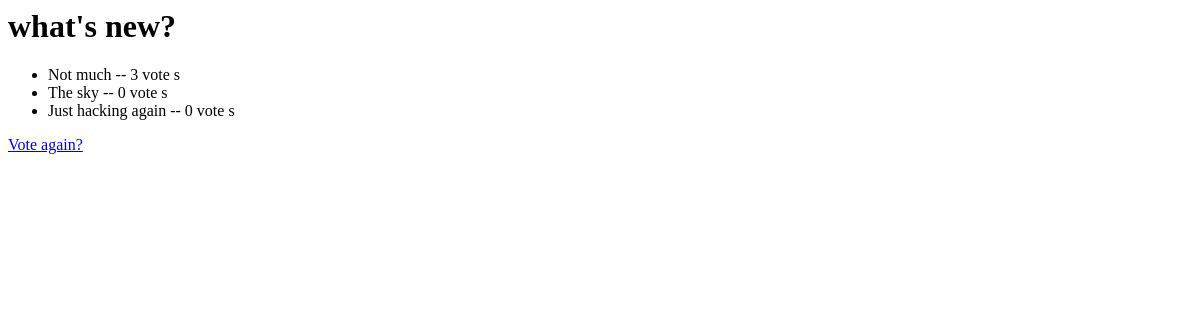
The app's page /polls/1/results/, older data.
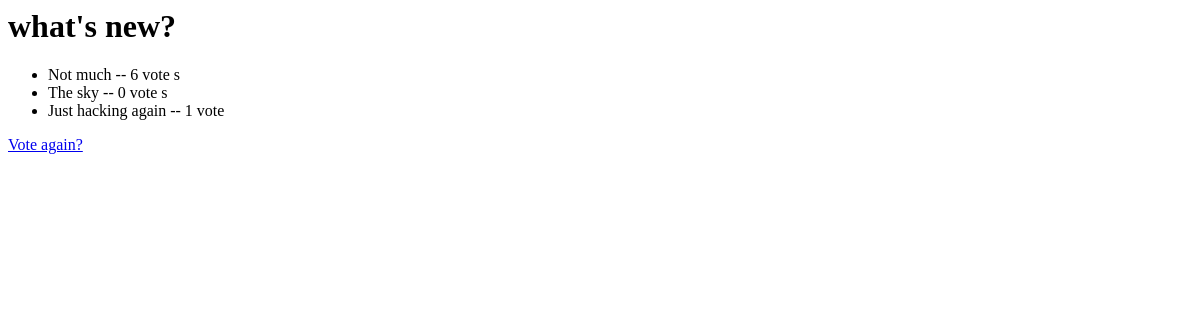
The same page, newer data.
### polls/models.py (models this page shows, shortened)
class Question(models.Model):
	question_text = models.CharField(max_length=200)
	pub_date = models.DateTimeField('date published')

class Choice(models.Model):
	question = models.ForeignKey(Question , on_delete=models.CASCADE)
	choice_text = models.CharField(max_length=200)
	votes = models.IntegerField(default=0)

### polls/views.py (the view)
# urls.py: url(r'^(?P<question_id>[0-9]+)/results/$' , views.results , name='results'),
def results(request,question_id):
	question = get_object_or_404(Question , pk=question_id)
	return render(request , 'polls/results.html' , {'question':question})

### polls/templates/polls/results.html
<h1>{{question.question_text}}</h1>
<ul>
    {%for choice in question.choice_set.all%}
    <li>{{choice.choice_text}} -- {{choice.votes}} vote {{choice.votes|pluralize}}</li>
    {% endfor %}
</ul>
<a href="{% url 'polls:detail' question.id %}">Vote again?</a>

Row changes from the older to the newer data that the page shows:
changed Choice "Not much": votes "3" → "6"
changed Choice "Just hacking again": votes "0" → "1"
